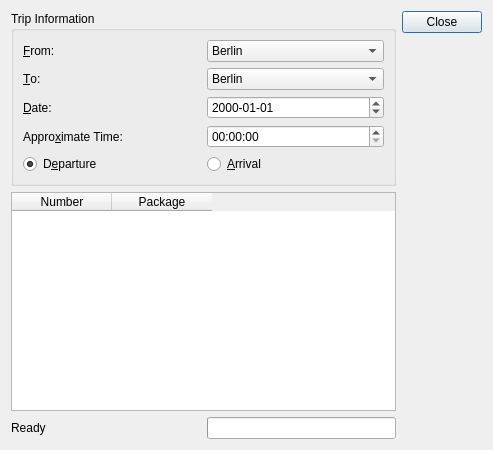
<?xml version="1.0" encoding="UTF-8"?>
<ui version="4.0">
 <class>TripPlanner</class>
 <widget class="QDialog" name="TripPlanner">
  <property name="geometry">
   <rect>
    <x>0</x>
    <y>0</y>
    <width>493</width>
    <height>450</height>
   </rect>
  </property>
  <property name="windowTitle">
   <string>Trip Planner</string>
  </property>
  <layout class="QGridLayout">
   <item row="0" column="0">
    <widget class="QGroupBox" name="tripInfoGroupBox">
     <property name="title">
      <string>Trip Information</string>
     </property>
     <layout class="QGridLayout">
      <item row="3" column="0">
       <widget class="QLabel" name="timeLabel">
        <property name="text">
         <string>Appro&amp;ximate Time:</string>
        </property>
        <property name="buddy">
         <cstring>timeEdit</cstring>
        </property>
       </widget>
      </item>
      <item row="2" column="1">
       <widget class="QDateTimeEdit" name="dateEdit">
        <property name="displayFormat">
         <string>yyyy-MM-dd</string>
        </property>
       </widget>
      </item>
      <item row="3" column="1">
       <widget class="QDateTimeEdit" name="timeEdit">
        <property name="displayFormat">
         <string>hh:mm:ss</string>
        </property>
       </widget>
      </item>
      <item row="2" column="0">
       <widget class="QLabel" name="dateLabel">
        <property name="text">
         <string>&amp;Date:</string>
        </property>
        <property name="buddy">
         <cstring>dateEdit</cstring>
        </property>
       </widget>
      </item>
      <item row="1" column="0">
       <widget class="QLabel" name="toLabel">
        <property name="text">
         <string>&amp;To:</string>
        </property>
        <property name="buddy">
         <cstring>toComboBox</cstring>
        </property>
       </widget>
      </item>
      <item row="4" column="0" colspan="2">
       <layout class="QHBoxLayout">
        <item>
         <widget class="QRadioButton" name="departureRadioButton">
          <property name="text">
           <string>D&amp;eparture</string>
          </property>
          <property name="shortcut">
           <string>Alt+E</string>
          </property>
          <property name="checked">
           <bool>true</bool>
          </property>
         </widget>
        </item>
        <item>
         <widget class="QRadioButton" name="arrivalRadioButton">
          <property name="text">
           <string>&amp;Arrival</string>
          </property>
          <property name="shortcut">
           <string>Alt+A</string>
          </property>
         </widget>
        </item>
       </layout>
      </item>
      <item row="0" column="1">
       <widget class="QComboBox" name="fromComboBox">
        <property name="currentIndex">
         <number>0</number>
        </property>
        <item>
         <property name="text">
          <string>Berlin</string>
         </property>
        </item>
        <item>
         <property name="text">
          <string>Bonn</string>
         </property>
        </item>
        <item>
         <property name="text">
          <string>Bremen</string>
         </property>
        </item>
        <item>
         <property name="text">
          <string>Dresden</string>
         </property>
        </item>
        <item>
         <property name="text">
          <string>Düsseldorf</string>
         </property>
        </item>
        <item>
         <property name="text">
          <string>Dortmund</string>
         </property>
        </item>
        <item>
         <property name="text">
          <string>Frankfurt am Main</string>
         </property>
        </item>
        <item>
         <property name="text">
          <string>Hannover</string>
         </property>
        </item>
        <item>
         <property name="text">
          <string>Hamburg</string>
         </property>
        </item>
        <item>
         <property name="text">
          <string>München</string>
         </property>
        </item>
        <item>
         <property name="text">
          <string>Nürnberg</string>
         </property>
        </item>
        <item>
         <property name="text">
          <string>Rostock</string>
         </property>
        </item>
        <item>
         <property name="text">
          <string>Stuttgart</string>
         </property>
        </item>
       </widget>
      </item>
      <item row="1" column="1">
       <widget class="QComboBox" name="toComboBox">
        <property name="currentIndex">
         <number>0</number>
        </property>
        <item>
         <property name="text">
          <string>Berlin</string>
         </property>
        </item>
        <item>
         <property name="text">
          <string>Bonn</string>
         </property>
        </item>
        <item>
         <property name="text">
          <string>Bremen</string>
         </property>
        </item>
        <item>
         <property name="text">
          <string>Dresden</string>
         </property>
        </item>
        <item>
         <property name="text">
          <string>Düsseldorf</string>
         </property>
        </item>
        <item>
         <property name="text">
          <string>Dortmund</string>
         </property>
        </item>
        <item>
         <property name="text">
          <string>Frankfurt am Main</string>
         </property>
        </item>
        <item>
         <property name="text">
          <string>Hannover</string>
         </property>
        </item>
        <item>
         <property name="text">
          <string>Hamburg</string>
         </property>
        </item>
        <item>
         <property name="text">
          <string>München</string>
         </property>
        </item>
        <item>
         <property name="text">
          <string>Nürnberg</string>
         </property>
        </item>
        <item>
         <property name="text">
          <string>Rostock</string>
         </property>
        </item>
        <item>
         <property name="text">
          <string>Stuttgart</string>
         </property>
        </item>
       </widget>
      </item>
      <item row="0" column="0">
       <widget class="QLabel" name="fromLabel">
        <property name="text">
         <string>&amp;From:</string>
        </property>
        <property name="buddy">
         <cstring>fromComboBox</cstring>
        </property>
       </widget>
      </item>
     </layout>
    </widget>
   </item>
   <item row="0" column="1" rowspan="3">
    <widget class="QDialogButtonBox" name="buttonBox">
     <property name="orientation">
      <enum>Qt::Vertical</enum>
     </property>
     <property name="standardButtons">
      <set>QDialogButtonBox::Close</set>
     </property>
    </widget>
   </item>
   <item row="1" column="0">
    <widget class="QTableWidget" name="tableWidget">
     <property name="columnCount">
      <number>2</number>
     </property>
     <column>
      <property name="text">
       <string>Number</string>
      </property>
     </column>
     <column>
      <property name="text">
       <string>Package</string>
      </property>
     </column>
    </widget>
   </item>
   <item row="2" column="0">
    <layout class="QHBoxLayout">
     <item>
      <widget class="QLabel" name="statusLabel">
       <property name="sizePolicy">
        <sizepolicy hsizetype="Expanding" vsizetype="Preferred">
         <horstretch>0</horstretch>
         <verstretch>0</verstretch>
        </sizepolicy>
       </property>
       <property name="text">
        <string>Ready</string>
       </property>
      </widget>
     </item>
     <item>
      <widget class="QProgressBar" name="progressBar">
       <property name="minimum">
        <number>0</number>
       </property>
       <property name="maximum">
        <number>100</number>
       </property>
       <property name="orientation">
        <enum>Qt::Horizontal</enum>
       </property>
      </widget>
     </item>
    </layout>
   </item>
  </layout>
 </widget>
 <resources/>
 <connections/>
</ui>
